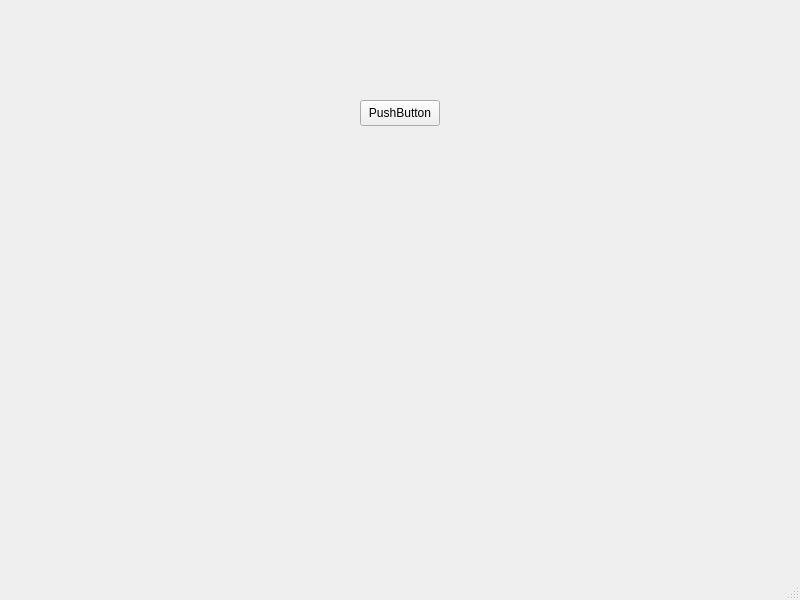
<?xml version="1.0" encoding="UTF-8"?>
<ui version="4.0">
 <class>MainWindow</class>
 <widget class="QMainWindow" name="MainWindow">
  <property name="geometry">
   <rect>
    <x>0</x>
    <y>0</y>
    <width>800</width>
    <height>600</height>
   </rect>
  </property>
  <property name="windowTitle">
   <string>MainWindow</string>
  </property>
  <widget class="QWidget" name="centralwidget">
   <widget class="qpd_SockWidg" name="qpd_SockWidg">
    <property name="geometry">
     <rect>
      <x>0</x>
      <y>0</y>
      <width>291</width>
      <height>41</height>
     </rect>
    </property>
   </widget>
   <widget class="QPushButton" name="pushButton">
    <property name="geometry">
     <rect>
      <x>360</x>
      <y>100</y>
      <width>80</width>
      <height>26</height>
     </rect>
    </property>
    <property name="text">
     <string>PushButton</string>
    </property>
   </widget>
  </widget>
  <widget class="QMenuBar" name="menubar">
   <property name="geometry">
    <rect>
     <x>0</x>
     <y>0</y>
     <width>800</width>
     <height>24</height>
    </rect>
   </property>
  </widget>
  <widget class="QStatusBar" name="statusbar"/>
 </widget>
 <customwidgets>
  <customwidget>
   <class>qpd_SockWidg</class>
   <extends>QWidget</extends>
   <header>qpd_sockwidg.h</header>
  </customwidget>
 </customwidgets>
 <resources/>
 <connections>
  <connection>
   <sender>pushButton</sender>
   <signal>clicked()</signal>
   <receiver>qpd_SockWidg</receiver>
   <slot>qpd_msg_w()</slot>
   <hints>
    <hint type="sourcelabel">
     <x>399</x>
     <y>136</y>
    </hint>
    <hint type="destinationlabel">
     <x>171</x>
     <y>49</y>
    </hint>
   </hints>
  </connection>
 </connections>
</ui>
